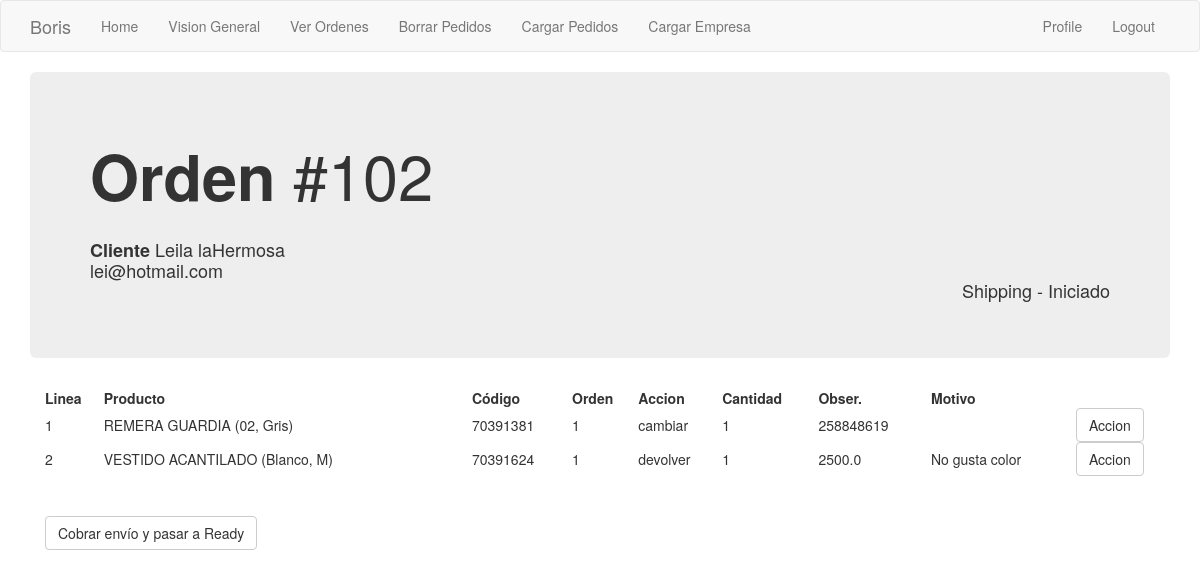
Screenshot of /orden/1 (signed in) with the database file from the repository.
### app/models.py (models this page shows, shortened)
class Order_header(db.Model):
    id = db.Column(db.Integer, primary_key=True)
    order_number = db.Column(db.Integer, index=True)
    order_id_anterior = db.Column(db.Integer)
    creation_date = db.Column(db.String(35), index=True)
    payment_method = db.Column(db.String(10))
    payment_card = db.Column(db.String(10))
    courier = db.Column(db.String(64))
    status = db.Column(db.String(15))
    sub_status = db.Column(db.String(15))
    customer_address = db.Column(db.String(64))
    customer_number = db.Column(db.String(10))
    customer_floor = db.Column(db.String(10))
    customer_zipcode = db.Column(db.String(8))
    customer_locality = db.Column(db.String(64))
    customer_city = db.Column(db.String(64))
    customer_province = db.Column(db.String(64))
    customer_country = db.Column(db.String(64))
    detalle = db.relationship('Order_detail', backref='productos', lazy='dynamic')
    customer_id = db.Column(db.Integer, db.ForeignKey('customer.id'))
    store = db.Column(db.Integer, db.ForeignKey('company.store_id'))

class Customer(db.Model):
    id = db.Column(db.Integer, primary_key=True)
    platform = db.Column(db.String(64), index=True)
    name = db.Column(db.String(64), index=True)
    email = db.Column(db.String(120), index=True, unique=True)
    phone = db.Column(db.String(15))
    orders = db.relationship('Order_header', backref='buyer', lazy='dynamic')

class Order_detail(db.Model):
    order_line_number = db.Column(db.String, primary_key=True)
    line_number = db.Column(db.Integer)
    prod_id = db.Column(db.Integer)
    name = db.Column(db.String(120))
    accion = db.Column(db.String(10))
    accion_cambiar_por = db.Column(db.Integer)
    accion_cantidad = db.Column(db.Integer)
    motivo = db.Column(db.String(50))
    monto_a_devolver = db.Column(db.Float)
    order = db.Column(db.Integer, db.ForeignKey('order_header.id'))

### app/main/routes.py (the view)
@bp.route('/orden/<orden_id>')
@login_required
def orden(orden_id):
    orden = Order_header.query.filter_by(id=orden_id).first()
    orden_linea = Order_detail.query.filter_by(order=orden_id).all()
    return render_template('orden.html', orden=orden, orden_linea=orden_linea, customer=orden.buyer)

### app/main/routes.py (called while the page is built)
@bp.before_app_request
def before_request():
    if current_user.is_authenticated:
        current_user.last_seen = datetime.utcnow()
        db.session.commit()

### app/models.py (called while the page is built)
@login.user_loader
def load_user(id):
    return User.query.get(int(id))

### app/templates/orden.html
{% extends "base.html" %}
{% block app_content %}
    <div class='jumbotron'>
        <h1>
            <strong>Orden </strong>#{{orden.order_number}}
        </h1>
        <h4>
            <br> <strong> Cliente </strong>{{customer.name}}
            <br>         {{customer.email}}
            <div class="text-right"> {{orden.status}} - {{orden.sub_status}} </div>
        </h4>
    </div>
    <div class='container'>
        <table style="width:100%">
            <tr>
                <th>Linea</th>
                <th>Producto</th>
                <th>Código</th>
                <th>Orden</th>
                <th>Accion</th>
                <th>Cantidad</th>
                <th>Obser.</th>
                <th>Motivo</th>
                <th></th>
            </tr>
            {% for i in orden_linea %}
            <tr>
                <td>{{i['line_number']}}</td>
                <td>{{i['name']}}</td>
                <td>{{i['prod_id']}}</td>
                <td>{{i['order']}}</td>
                <td>{{i['accion']}}</td>
                <td>{{i['accion_cantidad']}}</td>
                <td>
                {% if i['accion'] == 'cambiar' %}
                    {{i['accion_cambiar_por']}}
                {% else %}
                    {{i['monto_a_devolver']}}
                {% endif %}
                </td>
                <td>{{i['motivo']}}</td>
                <td><a href="{ url_for('main.gestionar_ordenes', orden_id = orden.id}">
                    <button class="btn btn-default"> Accion </button></td>
            </tr>
            {% endfor %}
        </table>
        <br><br>
            {% if orden.sub_status == 'Iniciado' %}
                {% set text = 'Cobrar envío y pasar a Ready' %}
                {% set accion_orden = 'toReady' %}
            {% endif %}
            <a href="{{ url_for('main.gestionar_ordenes', orden_id = orden.id, accion_orden = accion_orden ) }}">
            <button class="btn btn-default"> {{text}} </button></a>
    </div>
{% endblock %}

### rows the page displays
Order_header: order_number "102", status "Shipping", sub_status "Iniciado"
Customer: name "Leila laHermosa", email "lei@hotmail.com"
Order_detail: line_number "1", name "REMERA GUARDIA (02, Gris)", prod_id "70391381", order "1", accion "cambiar", accion_cantidad "1", accion_cambiar_por "258848619"
Order_detail: line_number "2", name "VESTIDO ACANTILADO (Blanco, M)", prod_id "70391624", order "1", accion "devolver", accion_cantidad "1", monto_a_devolver "2500.0", motivo "No gusta color"

### other values shown
{{ 'Logout' }} "Logout"
{{ text }} "Cobrar envío y pasar a Ready"
